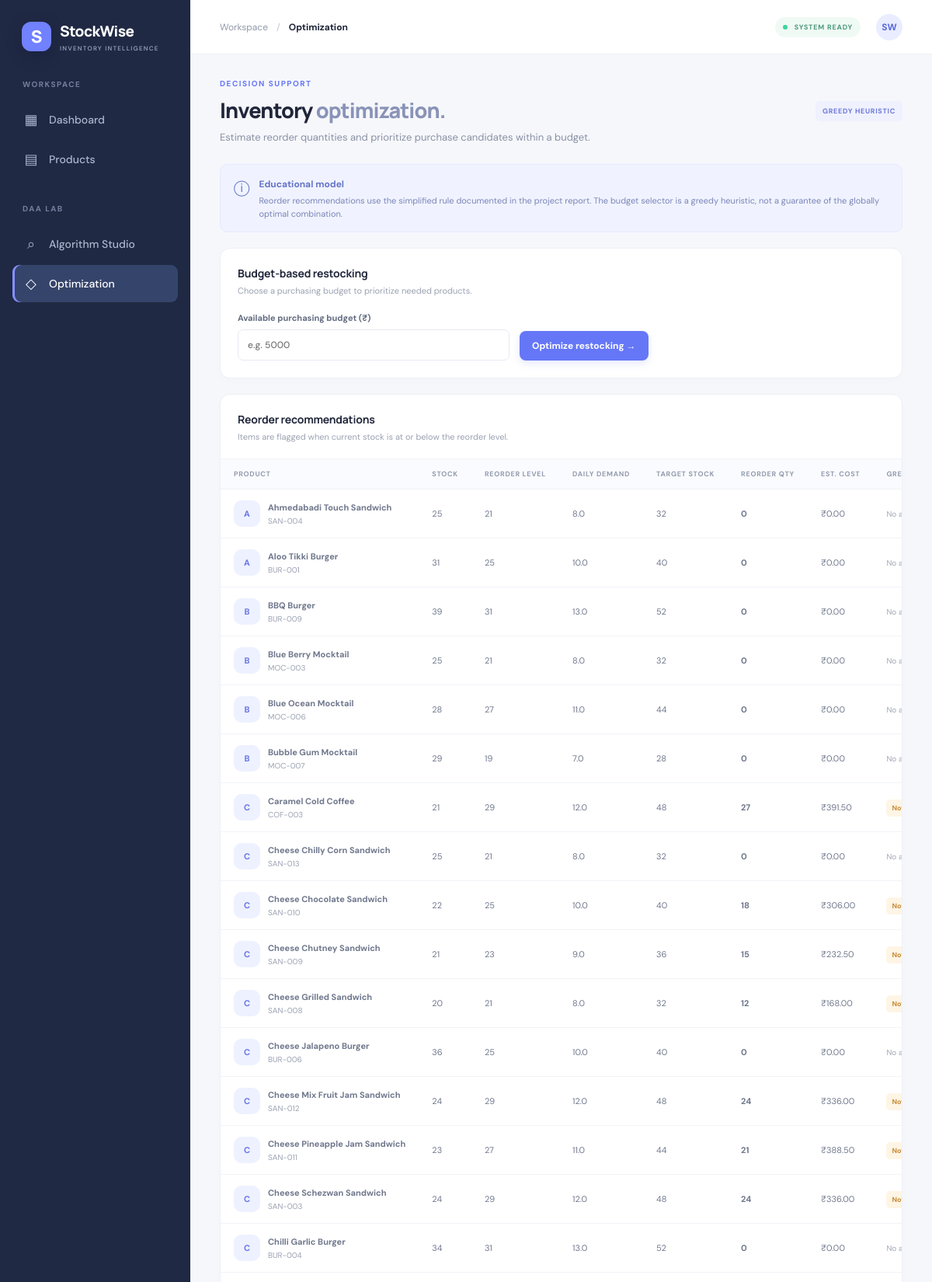
Screenshot of /optimization (upper part) with the database file from the repository.
### tables this page shows
CREATE TABLE products (
            id INTEGER PRIMARY KEY AUTOINCREMENT,
            sku TEXT NOT NULL UNIQUE,
            name TEXT NOT NULL,
            category TEXT NOT NULL DEFAULT 'General',
            quantity INTEGER NOT NULL CHECK(quantity >= 0),
            price REAL NOT NULL CHECK(price >= 0),
            daily_demand REAL NOT NULL DEFAULT 0 CHECK(daily_demand >= 0),
            lead_time INTEGER NOT NULL DEFAULT 1 CHECK(lead_time >= 0),
            reorder_level INTEGER NOT NULL DEFAULT 0 CHECK(reorder_level >= 0)
        );

### app.py (the view)
@app.route("/optimization", methods=["GET", "POST"])
def optimization_page():
    products = [dict(r) for r in get_db().execute("SELECT * FROM products ORDER BY name").fetchall()]
    budget = None
    selected = []
    total_cost = 0.0
    if request.method == "POST":
        try:
            budget = float(request.form["budget"])
            if budget < 0:
                raise ValueError()
            candidates = []
            for p in products:
                reorder = calculate_reorder(p["quantity"], p["daily_demand"], p["lead_time"], p["reorder_level"])
                p["reorder_quantity"] = reorder["reorder_quantity"]
                p["target_stock"] = reorder["target_stock"]
                p["estimated_cost"] = round(reorder["reorder_quantity"] * p["price"], 2)
                p["days_of_stock"] = reorder["days_of_stock"]
                if reorder["reorder_quantity"] > 0:
                    candidates.append(p)
            selected = greedy_budget_selection(candidates, budget)
            total_cost = round(sum(p["estimated_cost"] for p in selected), 2)
            products = sorted(products, key=lambda p: (p["quantity"] > p["reorder_level"], p["name"]))
            for p in products:
                if "reorder_quantity" not in p:
                    r = calculate_reorder(p["quantity"], p["daily_demand"], p["lead_time"], p["reorder_level"])
                    p.update(r)
                    p["estimated_cost"] = round(r["reorder_quantity"] * p["price"], 2)
        except (ValueError, TypeError):
            flash("Enter a valid non-negative budget.", "error")
    else:
        for p in products:
            r = calculate_reorder(p["quantity"], p["daily_demand"], p["lead_time"], p["reorder_level"])
            p.update(r)
            p["estimated_cost"] = round(r["reorder_quantity"] * p["price"], 2)
    return render_template("optimization.html", products=products, budget=budget,
                           selected_ids={p["id"] for p in selected}, selected=selected, total_cost=total_cost)

### algorithms/optimization.py (called while the page is built)
def calculate_reorder(quantity, daily_demand, lead_time, reorder_level):
    demand_during_lead_time = daily_demand * lead_time
    target_stock = max(int(reorder_level), int(round(demand_during_lead_time + daily_demand * lead_time)))
    reorder_quantity = max(0, target_stock - quantity) if quantity <= reorder_level else 0
    days_of_stock = round(quantity / daily_demand, 1) if daily_demand > 0 else None
    return {
        "target_stock": target_stock,
        "reorder_quantity": int(reorder_quantity),
        "days_of_stock": days_of_stock,
        "demand_during_lead_time": round(demand_during_lead_time, 2),
    }

### database.py (called while the page is built)
def get_db():
    conn = sqlite3.connect(DB_PATH)
    conn.row_factory = sqlite3.Row
    conn.execute("PRAGMA foreign_keys = ON")
    return conn

### templates/optimization.html (shortened to what this page needs)
{% extends "base.html" %}{% block title %}Optimization · StockWise{% endblock %}{% block page_name %}Optimization{% endblock %}
{% block content %}
<div class="page-heading"><div><div class="eyebrow">DECISION SUPPORT</div><h1>Inventory <span>optimization.</span></h1><p>Estimate reorder quantities and prioritize purchase candidates within a budget.</p></div><span class="tag">GREEDY HEURISTIC</span></div>
<div class="info-banner"><span>ⓘ</span><div><strong>Educational model</strong><p>Reorder recommendations use the simplified rule documented in the project report. The budget selector is a greedy heuristic, not a guarantee of the globally optimal combination.</p></div></div>
<div class="panel budget-panel"><div class="panel-head"><div><h2>Budget-based restocking</h2><p>Choose a purchasing budget to prioritize needed products.</p></div></div><form method="post" class="budget-form"><label>Available purchasing budget (₹)<input name="budget" type="number" min="0" step="0.01" placeholder="e.g. 5000" value="{{ budget if budget is not none else '' }}" required></label><button class="btn primary">Optimize restocking →</button></form>
</div>
<div class="panel table-panel"><div class="panel-head"><div><h2>Reorder recommendations</h2><p>Items are flagged when current stock is at or below the reorder level.</p></div></div><div class="table-wrap"><table><thead><tr><th>PRODUCT</th><th>STOCK</th><th>REORDER LEVEL</th><th>DAILY DEMAND</th><th>TARGET STOCK</th><th>REORDER QTY</th><th>EST. COST</th><th>GREEDY PICK</th></tr></thead><tbody>
{% for p in products %}<tr><td><div class="product-cell"><div class="product-avatar">{{ p.name[:1]|upper }}</div><div><strong>{{ p.name }}</strong><small>{{ p.sku }}</small></div></div></td><td>{{ p.quantity }}</td><td>{{ p.reorder_level }}</td><td>{{ p.daily_demand }}</td><td>{{ p.target_stock }}</td><td><strong>{{ p.reorder_quantity }}</strong></td><td>₹{{ "{:,.2f}".format(p.estimated_cost) }}</td><td>{% if budget is not none and p.id in selected_ids %}<span class="badge success">Selected</span>{% elif p.reorder_quantity > 0 %}<span class="badge warning">Not selected</span>{% else %}<span class="muted">No action</span>{% endif %}</td></tr>{% else %}<tr><td colspan="8" class="empty-cell">Add products to see recommendations.</td></tr>{% endfor %}
</tbody></table></div></div>
{% endblock %}

### static/css/style.css (style rules this page uses)
:root { --bg:#f6f7fb;--panel:#fff;--ink:#20263a;--muted:#8991a5;--line:#edf0f6;--blue:#6577f7;--navy:#202943;--green:#27b58b;--red:#e66a75;--orange:#efa94e }
* { box-sizing:border-box }
body { margin:0;background:var(--bg);font-family:'DM Sans',sans-serif;color:var(--ink);font-size:14px }
.page-heading { display:flex;justify-content:space-between;align-items:center;gap:20px;margin-bottom:26px }
.eyebrow { font-size:10px;font-weight:700;letter-spacing:1.5px;color:var(--blue);margin-bottom:9px }
.page-heading h1 { font:800 27px Manrope,sans-serif;letter-spacing:-.9px;margin:0 }
.page-heading h1 span { color:#8993b7 }
.page-heading p { color:var(--muted);margin:8px 0 0;font-size:13px }
.btn { border:0;border-radius:8px;padding:11px 16px;font:700 12px 'DM Sans',sans-serif;cursor:pointer;text-decoration:none;display:inline-flex;align-items:center;justify-content:center;gap:7px;white-space:nowrap }
.btn.primary { background:var(--blue);color:white;box-shadow:0 4px 10px #6577f72a }
.stat-card,.panel { background:var(--panel);border:1px solid #eef0f6;border-radius:13px;box-shadow:0 3px 12px #27355b04 }
.panel { padding:22px;margin-bottom:20px;min-width:0 }
.panel-head { display:flex;justify-content:space-between;align-items:center;gap:15px;margin-bottom:21px }
.panel-head h2 { font:700 14px Manrope,sans-serif;margin:0;letter-spacing:-.2px }
.panel-head p { font-size:11px;color:#9aa1b1;margin:6px 0 0 }
.tag { font-size:9px;letter-spacing:.7px;font-weight:700;color:#6c79d9;background:#f0f1ff;padding:7px 9px;border-radius:5px;white-space:nowrap }
.product-avatar { width:34px;height:34px;border-radius:10px;display:grid;place-items:center;background:#eef1ff;color:#6876e6;font-weight:700;flex-shrink:0 }
.alert-info strong,.product-cell strong { font-size:11px;display:block }
.alert-info small,.product-cell small { display:block;font-size:10px;color:#9aa1b1;margin-top:4px }
.badge { font-size:9px;font-weight:700;border-radius:5px;padding:5px 7px;white-space:nowrap }
.badge.warning { background:#fff5e5;color:#c58b37 }
.table-panel { padding-bottom:0 }
.table-wrap { overflow-x:auto;margin:0 -22px }
table { width:100%;border-collapse:collapse;white-space:nowrap }
thead { background:#fafbfe }
th { text-align:left;font-size:9px;letter-spacing:.7px;color:#939bae;font-weight:700;padding:13px 17px;border-top:1px solid #f0f2f7;border-bottom:1px solid #f0f2f7 }
td { padding:14px 17px;border-bottom:1px solid #f1f3f8;color:#6f778c;font-size:11px }
.product-cell { display:flex;align-items:center;gap:10px }
.form-grid label,.field-label,.budget-form label,.benchmark-form label { display:flex;flex-direction:column;gap:8px;color:#626b80;font-size:11px;font-weight:700 }
.form-grid input,.field-label input,.field-label select,.budget-form input,.benchmark-form input,.search-form input { border:1px solid #e6e9f1;background:#fff;border-radius:7px;padding:11px 12px;font:500 12px 'DM Sans';color:#3e465c;outline:none;width:100% }
.info-banner { display:flex;gap:12px;padding:15px 17px;background:#f0f3ff;border:1px solid #e5e9ff;border-radius:10px;margin-bottom:20px;color:#6674c7 }
.info-banner>span { font-size:20px }
.info-banner strong { font-size:12px }
.info-banner p { margin:5px 0 0;color:#7b85b7;font-size:11px;line-height:1.5 }
.budget-form { display:flex;gap:13px;align-items:end }
.budget-form label { max-width:350px;flex:1 }
.muted { color:#a0a6b4;font-size:10px }

### rows the page displays
products: name "A", name "Ahmedabadi Touch Sandwich", sku "SAN-004", quantity "25", reorder_level "21", daily_demand "8.0", target_stock "32", reorder_quantity "0", estimated_cost "0.00", shows "No…"
products: name "A", name "Aloo Tikki Burger", sku "BUR-001", quantity "31", reorder_level "25", daily_demand "10.0", target_stock "40", reorder_quantity "0", estimated_cost "0.00", shows "No…"
products: name "B", name "BBQ Burger", sku "BUR-009", quantity "39", reorder_level "31", daily_demand "13.0", target_stock "52", reorder_quantity "0", estimated_cost "0.00", shows "No…"
products: name "B", name "Blue Berry Mocktail", sku "MOC-003", quantity "25", reorder_level "21", daily_demand "8.0", target_stock "32", reorder_quantity "0", estimated_cost "0.00", shows "No…"
products: name "B", name "Blue Ocean Mocktail", sku "MOC-006", quantity "28", reorder_level "27", daily_demand "11.0", target_stock "44", reorder_quantity "0", estimated_cost "0.00", shows "No…"
products: name "B", name "Bubble Gum Mocktail", sku "MOC-007", quantity "29", reorder_level "19", daily_demand "7.0", target_stock "28", reorder_quantity "0", estimated_cost "0.00", shows "No…"
products: name "C", name "Caramel Cold Coffee", sku "COF-003", quantity "21", reorder_level "29", daily_demand "12.0", target_stock "48", reorder_quantity "27", estimated_cost "391.50", shows "Not selected"
products: name "C", name "Cheese Chilly Corn Sandwich", sku "SAN-013", quantity "25", reorder_level "21", daily_demand "8.0", target_stock "32", reorder_quantity "0", estimated_cost "0.00", shows "No…"
products: name "C", name "Cheese Chocolate Sandwich", sku "SAN-010", quantity "22", reorder_level "25", daily_demand "10.0", target_stock "40", reorder_quantity "18", estimated_cost "306.00", shows "Not selected"
products: name "C", name "Cheese Chutney Sandwich", sku "SAN-009", quantity "21", reorder_level "23", daily_demand "9.0", target_stock "36", reorder_quantity "15", estimated_cost "232.50", shows "Not selected"
products: name "C", name "Cheese Grilled Sandwich", sku "SAN-008", quantity "20", reorder_level "21", daily_demand "8.0", target_stock "32", reorder_quantity "12", estimated_cost "168.00", shows "Not selected"
products: name "C", name "Cheese Jalapeno Burger", sku "BUR-006", quantity "36", reorder_level "25", daily_demand "10.0", target_stock "40", reorder_quantity "0", estimated_cost "0.00", shows "No…"
products: name "C", name "Cheese Mix Fruit Jam Sandwich", sku "SAN-012", quantity "24", reorder_level "29", daily_demand "12.0", target_stock "48", reorder_quantity "24", estimated_cost "336.00", shows "Not selected"
products: name "C", name "Cheese Pineapple Jam Sandwich", sku "SAN-011", quantity "23", reorder_level "27", daily_demand "11.0", target_stock "44", reorder_quantity "21", estimated_cost "388.50", shows "Not selected"
products: name "C", name "Cheese Schezwan Sandwich", sku "SAN-003", quantity "24", reorder_level "29", daily_demand "12.0", target_stock "48", reorder_quantity "24", estimated_cost "336.00", shows "Not selected"
products: name "C", name "Chilli Garlic Burger", sku "BUR-004", quantity "34", reorder_level "31", daily_demand "13.0", target_stock "52", reorder_quantity "0", estimated_cost "0.00", shows "No…"
